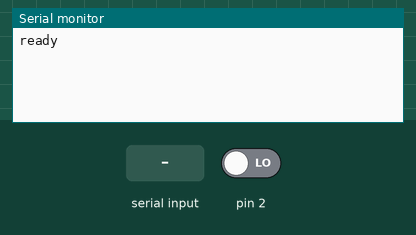
A sketch run on a simulated Arduino Uno, built with avr-gcc and run on an emulated ATmega328P. Parts: the last lines printed to the serial monitor. The test bench sets the inputs (shaded band); at power-on: pin 2 LOW.

Above: at 1.2 s.
1.3 s: "1\n" received over Serial
At 1.43 s:
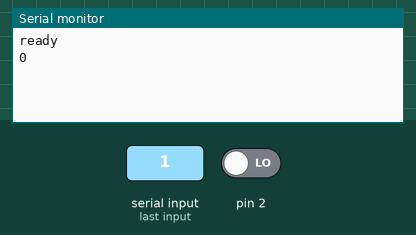
3.2 s: pin 2 driven HIGH
At 3.27 s:
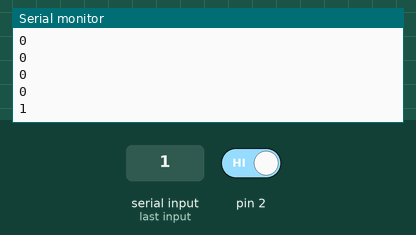

Measured:
- after the input at 1.3 s, the serial monitor: prints a new line after 0.06 s (image 1)
- after the input at 3.2 s, the serial monitor: prints a new line at once (image 2)

The sketch:

wearable_switch.ino
```cpp
void setup() {
  Serial.begin(115200);
  Serial.setTimeout(0);

  //Add following for Uno
  while(!Serial){};
  Serial.println("ready");

  pinMode(2, INPUT);
}

void loop() {

    if(Serial.available() > 0){
      printIntData(); // demo for recive and print int input.//
    }

    delay(80);

}

void printIntData(){

      if( digitalRead(2) == HIGH ){
        Serial.print("1");
      }
        else{
        Serial.print("0");
      }


      Serial.print('\n');

}
```
